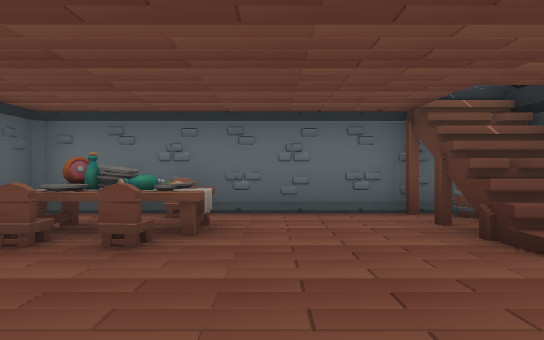
view 1 (above)

24 first-person views from a walk through a Unity game level. The camera is 1.5 m above the floor, looks level and sees 75° across. The floor is counted in squares, 2 m on a side. Each view is taken from the middle of a square. On the plan, view 1 faces up. The plan holds only what a view shows up to about 11 squares ahead; the rest is blank. The place goes on beyond the plan. The player is left out.

view 2
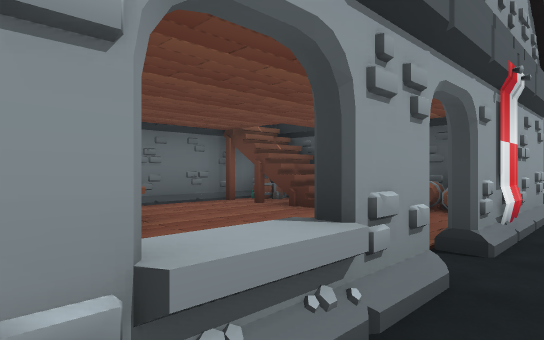

view 3
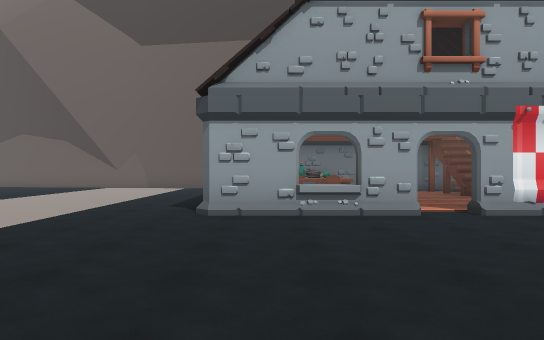

view 4
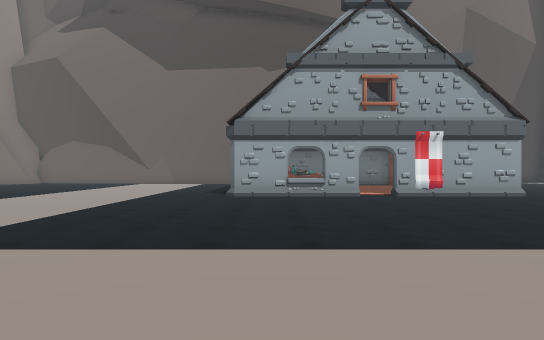

view 5
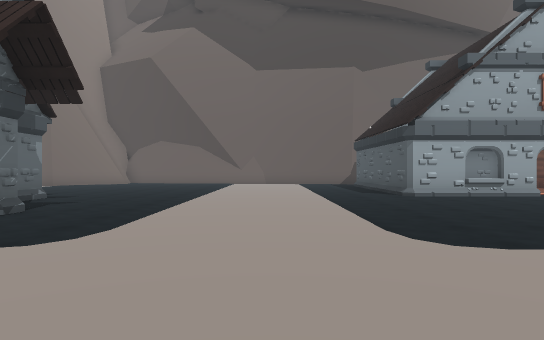

view 6
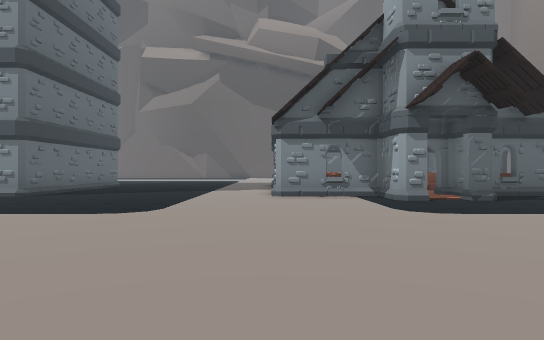

view 7
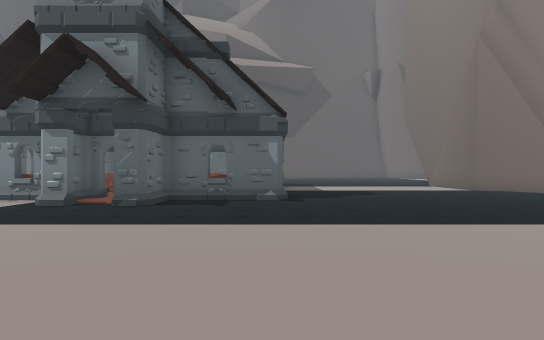

view 8
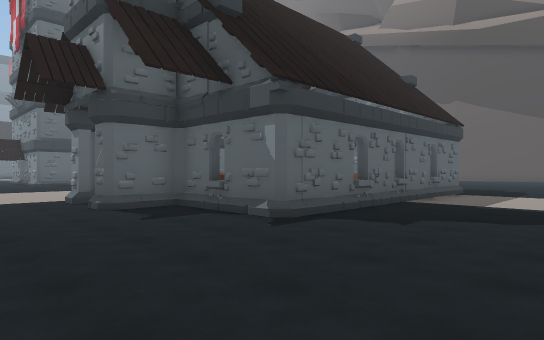

view 9
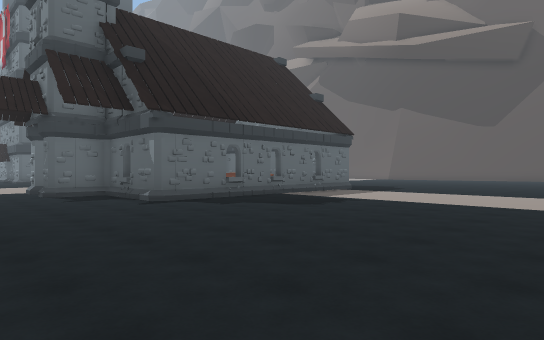

view 10
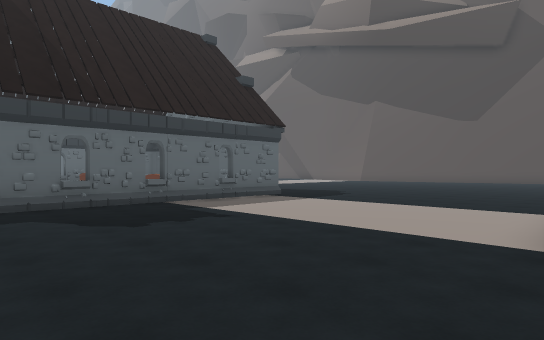

view 11
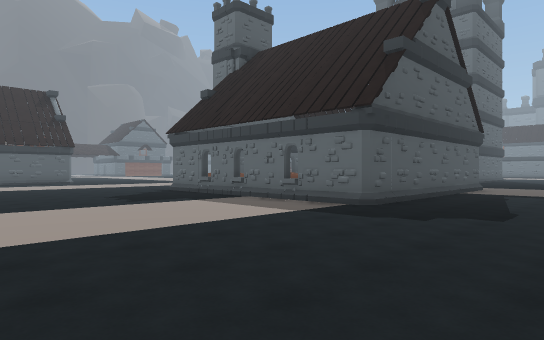

view 12
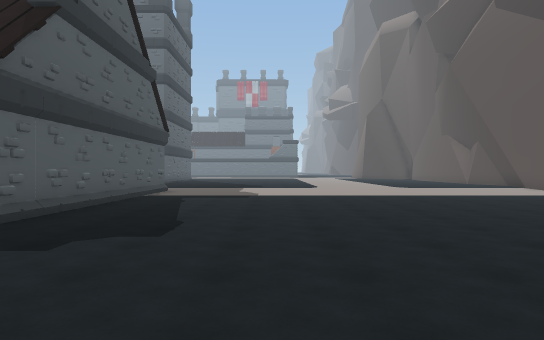

view 13
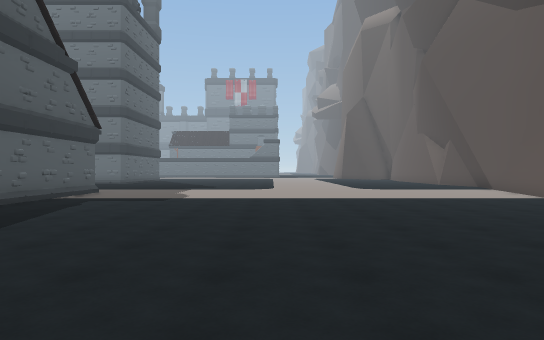

view 14
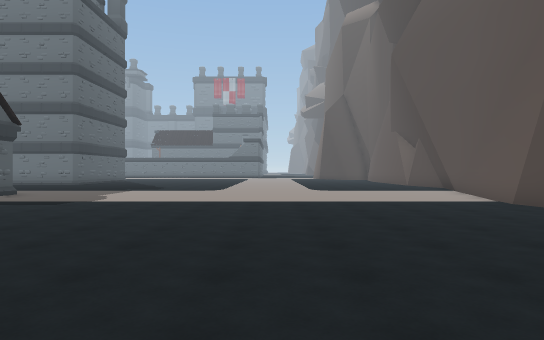

view 15
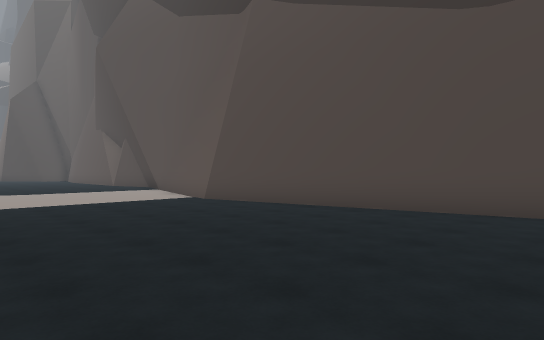

view 16
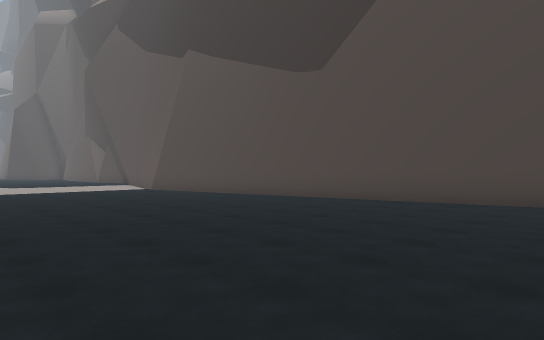

view 17
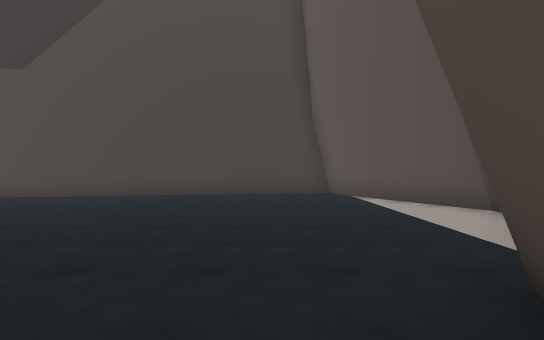

view 18
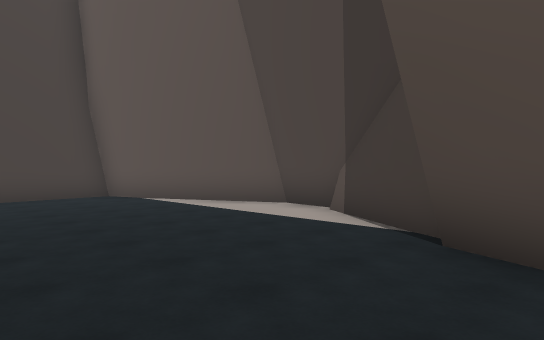

view 19
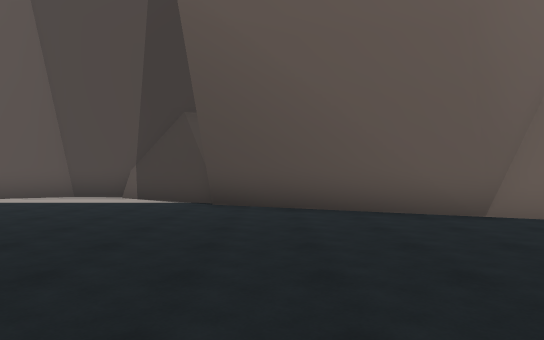

view 20
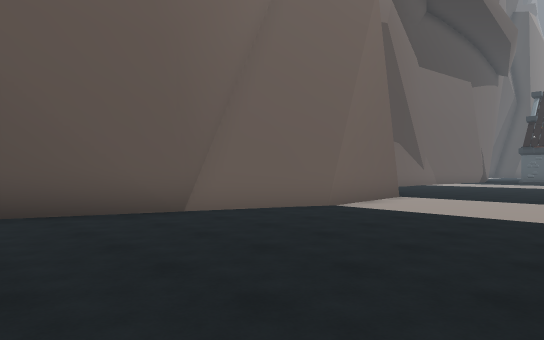

view 21
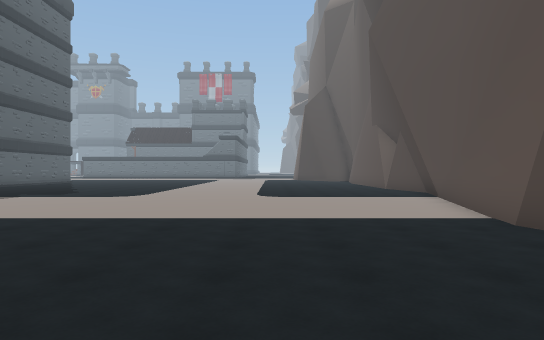

view 22
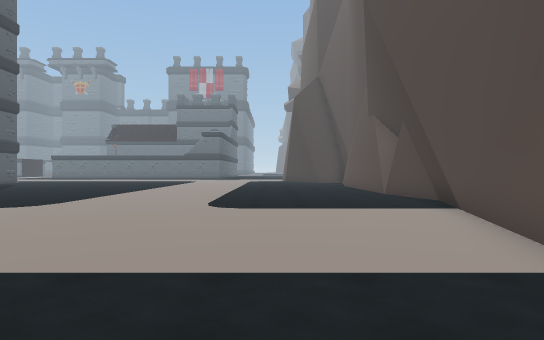

view 23
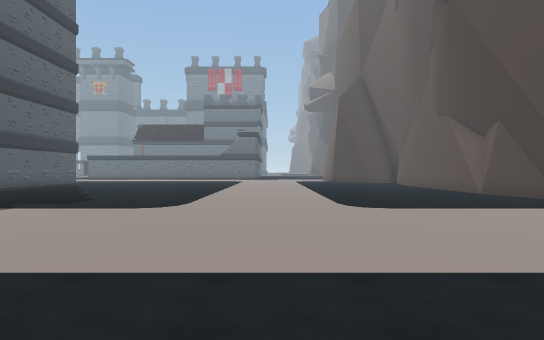

view 24
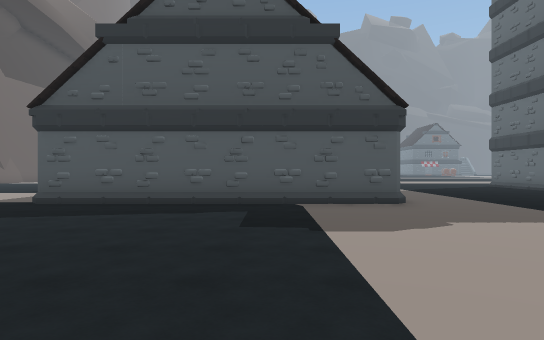

### Floor plan
Points are (right, up) in squares from view 1. A wall is a line through its corners. A room is listed if a view was taken in it or the views show most of it. See-through windows are left out.
Room 1 (view 1)
walls: (2.9, 3.6) (2.2, 3.6) (2.2, 4.8); (3.4, 4) (2.1, 4); (3.6, 4.7) (2.5, 4.7); (3.8, 4.3) (2.1, 4.3); (3.4, 5.9) (-3.9, 5.9) (-3.9, 5)
ways out: opening at (0.5, 0) to room 2
objects: table (-3, 4) to (-1, 5); chair (-2, 3); chair (-1, 3); chair (-1, 5); banner (1, 0); other object (3, 1)
Room 2 (views 2, 3, 4, 5, 6, 7, 8, 9, 10, 11, 12, 13, 14, 15, 16, 17, 18, 19, 20, 21, 22, 23, 24)
walls: (-13.2, -3.9) (-13.9, -3.9); (-14.1, -5.4) (-13.8, -5.7) (-12.8, -5.7); (-18.2, 6.6) (-21.7, 6.5); (-12.4, -5.2) (-12.4, -5.9) (-13.9, -5.9) (-13.9, -8.7) (-14.2, -9); (-21.4, 6.4) (-24.5, 7.8); (-22.1, -8.9) (-22.1, -0.7) (-13.9, -0.7) (-13.9, -3.7) (-12.4, -3.7) (-12.4, -4.3) (-12.7, -4.3); (-24.1, 7.8) (-24.7, 7.7) (-25.7, 7.8); (-24.8, 7.5) (-29.4, 9.5); (-29.3, 10.1) (-32.1, 11.7); (-0.5, -0.1) (-4.2, -0.1) (-4.2, 1); (-31.8, 11.8) (-33.8, 12) (-38.6, 9.7) (-35.4, -5.6) (-36.8, -10.7); (-36.7, 0.8) (-36.7, 0.1); (4, -0.1) (1.4, -0.1); (-36.7, -10.1) (-36.7, -10.8) (-36.6, -11.6); (-38.1, 7.6) (-38, 6.8); (-36.9, -11.3) (-37.5, -13.4); (-37.1, -13) (-36.6, -15)
low walls: (-24.7, 7.7) (-26.4, 8.4); (-26.5, 8.5) (-28.7, 9.4); (-36.6, -11) (-37.1, -13)
ways out: opening at (0.5, 0) to room 1; opening at (5, 0)

Where each view was taken, in squares from view 1:
view 1: 0 up, 0 right, facing up
view 2: 1 down, 3 left, facing up-right
view 3: 6 down, 3 left, facing up
view 4: 10 down, 3 left, facing up
view 5: 10 down, 8 left, facing up
view 6: 9 down, 4 left, facing left
view 7: 1 down, 5 left, facing left
view 8: 3 up, 10 left, facing down-left
view 9: 7 up, 10 left, facing down-left
view 10: 7 up, 14 left, facing down-left
view 11: 6 up, 26 left, facing down-right
view 12: 4 up, 26 left, facing down
view 13: 3 up, 28 left, facing down
view 14: 2 up, 30 left, facing down
view 15: 2 up, 30 left, facing down-left
view 16: 7 up, 29 left, facing down-left
view 17: 8 up, 27 left, facing left
view 18: 6 up, 28 left, facing up-left
view 19: 2 up, 28 left, facing up
view 20: 2 up, 28 left, facing up-right
view 21: 1 down, 32 left, facing down
view 22: 4 down, 33 left, facing down
view 23: 4 down, 30 left, facing down
view 24: 6 down, 30 left, facing right
